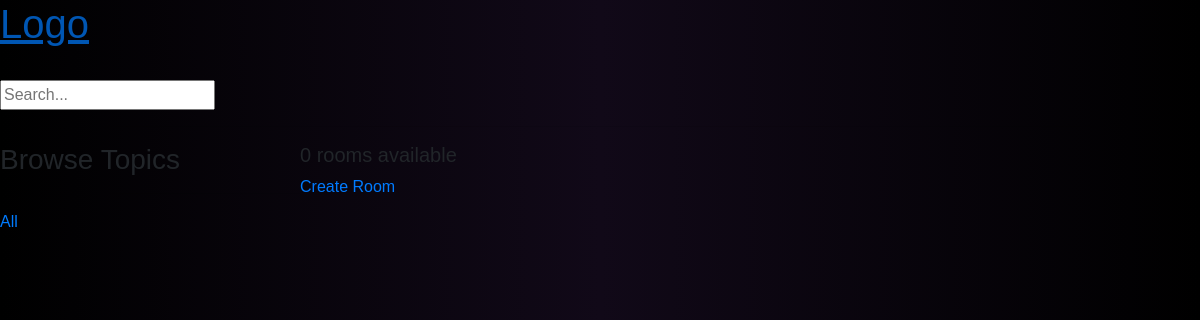
Before: /home?q=pannacotta with the older database file.
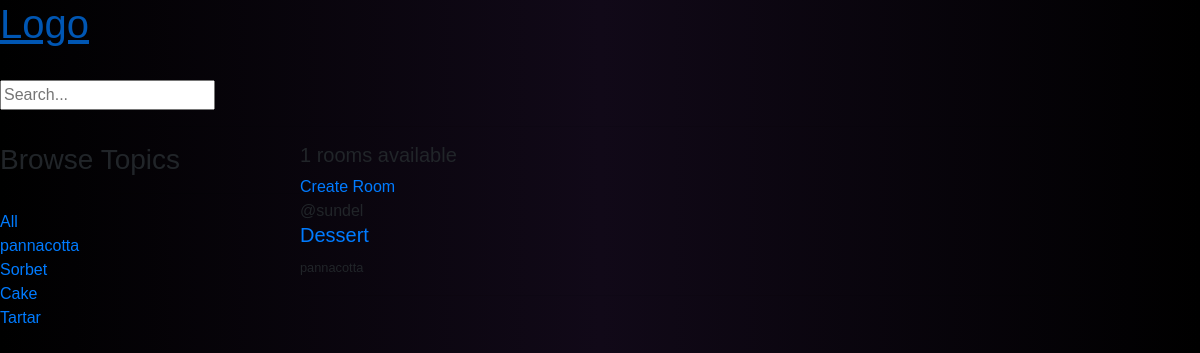
After: the same page with the newer database file.
### base/models.py (models this page shows, shortened)
class Topic(models.Model):
    name = models.CharField(max_length=200)

class Room(models.Model):
    host = models.ForeignKey(User, on_delete=models.SET_NULL, null=True)
    topic = models.ForeignKey(Topic, on_delete=models.SET_NULL, null=True)
    name = models.CharField(max_length=200)
    description = models.TextField(null=True, blank=True)
    updated = models.DateTimeField(auto_now=True)
    created = models.DateTimeField(auto_now_add=True)
    class Meta:
        ordering = ['-updated', '-created']

### base/views.py (the view)
# urls.py: path('home', views.home, name='home'),
def home(request):
    q = request.GET.get('q') if request.GET.get('q') != None else ''
    rooms = Room.objects.filter(Q(topic__name__icontains=q) |
                                Q(name__icontains=q) |
                                Q(description__icontains=q)
                                )
    topics = Topic.objects.all()
    room_count = rooms.count()
    context = {'rooms': rooms, 'topics': topics, 'room_count': room_count}
    return render(request, 'base/home.html', context)

### base/templates/base/home.html (shortened to what this page needs)
{% extends "base.html" %}
{% load static %}
{% block content %}
<div class="home-container">
    <div>
        <h3>Browse Topics</h3>
        <hr>
        <div>
            <a href="{% url 'home' %}">All</a>
        </div>
        {% for topic in topics %}
            <div>
                <a href="{% url 'home' %}?q={{topic.name}}">{{topic.name}}</a>
            </div>
        {% endfor %}
    </div>
    <div>
        <h5>{{room_count}} rooms available</h5>
        <a href="{% url 'create-room'%}">Create Room</a>
        {% for room in rooms %}
        <div>
            <span>@{{room.host.username}}</span>
            <h5><a href="{% url 'room' room.id %}">{{room.name}}</a></h5>
            <small>{{ room.topic.name }}</small>
            <hr>
        </div>
        {% endfor %}
    </div>
</div>
{% endblock %}

### templates/base.html (shortened to what this page needs)
{% load static %}
<!doctype html>
<html lang="en">
<head>
  {% block corecss %}
  <link rel="stylesheet" href="https://stackpath.bootstrapcdn.com/bootstrap/4.4.1/css/bootstrap.min.css"
>
  <link type="text/css" rel="stylesheet" href="{% static '/css/base.css' %}">
  {% endblock %}
  {% include 'navbar.html' %}
  <main>
    {% block content %}
    {% endblock %}
  </main>
  </body>
</html>

### templates/navbar.html (shortened to what this page needs)
<a href="{% url 'home' %}">
    <h1>Logo</h1>
</a>
<br>
<form method="GET" action="{% url 'home' %}">
    <input type="text" name="q" placeholder="Search..."  />
</form>
<hr>

### static/css/base.css (style rules this page uses)
html { height: 100%; }
.home-container { display: grid; grid-template-columns: 1fr 3fr; }

Changed rows visible on the page:
added Topic: name "pannacotta"
added Topic: name "Sorbet"
added Topic: name "Cake"
added Topic: name "Tartar"
now on this page (row edited): Room: host.username "sundel", name "Dessert", topic.name "pannacotta"
Other visible differences:
{{ room_count }}: "0" → "1"
